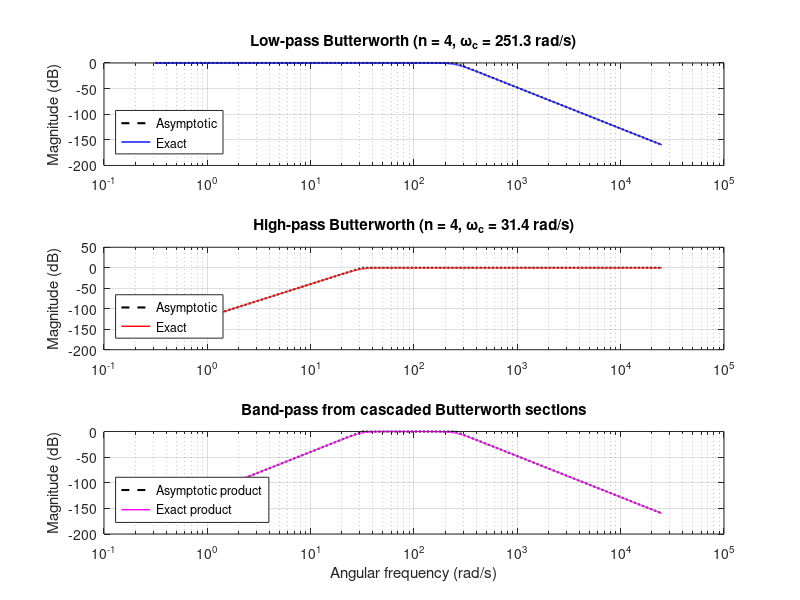

The MATLAB script that drew this image: (Note: this script raises an error after producing the figure.)
% Example: asymptotic construction of a Butterworth band-pass filter
%
% This script uses the asymptotic magnitude responses of complementary
% Butterworth low-pass and high-pass filters and multiplies them to obtain
% a band-pass response. The exact (non-asymptotic) magnitudes are computed
% as well for comparison.

% Filter specifications
n_low  = 4;    % order of the low-pass section
n_high = 4;    % order of the high-pass section
w_low  = 2*pi*5;   % lower cutoff in rad/s
w_high = 2*pi*40;  % upper cutoff in rad/s

f_low  = w_low / (2 * pi);
f_high = w_high / (2 * pi);

% Frequency axis (log spaced to emphasise asymptotic behaviour)
w = logspace(log10(w_low) - 2, log10(w_high) + 2, 2000);

% Asymptotic magnitudes
Hlp_asym = ones(size(w));
mask_high = w > w_high;
Hlp_asym(mask_high) = (w_high ./ w(mask_high)).^n_low;

Hhp_asym = ones(size(w));
mask_low = w < w_low;
Hhp_asym(mask_low) = (w(mask_low) ./ w_low).^n_high;

Hbp_asym = Hlp_asym .* Hhp_asym;

% Exact Butterworth magnitudes for comparison
Hlp_exact = 1 ./ sqrt(1 + (w ./ w_high).^(2 * n_low));
Hhp_exact = (w ./ w_low).^n_high ./ sqrt(1 + (w ./ w_low).^(2 * n_high));
Hbp_exact = Hlp_exact .* Hhp_exact;

% Convert to decibels
mag2db = @(x) 20 * log10(abs(x));

figure;
subplot(3, 1, 1);
semilogx(w, mag2db(Hlp_asym), 'k--', 'LineWidth', 1.5);
hold on;
semilogx(w, mag2db(Hlp_exact), 'b', 'LineWidth', 1);
grid on;
ylabel('Magnitude (dB)');
title(sprintf('Low-pass Butterworth (n = %d, \\omega_c = %.1f rad/s)', n_low, w_high));
legend('Asymptotic', 'Exact', 'Location', 'SouthWest');

subplot(3, 1, 2);
semilogx(w, mag2db(Hhp_asym), 'k--', 'LineWidth', 1.5);
hold on;
semilogx(w, mag2db(Hhp_exact), 'r', 'LineWidth', 1);
grid on;
ylabel('Magnitude (dB)');
title(sprintf('High-pass Butterworth (n = %d, \\omega_c = %.1f rad/s)', n_high, w_low));
legend('Asymptotic', 'Exact', 'Location', 'SouthWest');

subplot(3, 1, 3);
semilogx(w, mag2db(Hbp_asym), 'k--', 'LineWidth', 1.5);
hold on;
semilogx(w, mag2db(Hbp_exact), 'm', 'LineWidth', 1);
grid on;
ylabel('Magnitude (dB)');
xlabel('Angular frequency (rad/s)');
title('Band-pass from cascaded Butterworth sections');
legend('Asymptotic product', 'Exact product', 'Location', 'SouthWest');

sgtitle('Butterworth Band-pass via Asymptotic Factors');

% MATLAB Signal Processing Toolbox comparison
fs = 200;                           % sampling frequency in Hz
assert(fs > 2 * f_high, 'Sampling frequency must exceed twice the upper cutoff.');

n_bp = n_low + n_high;              % overall band-pass order
[b_bp, a_bp] = butter(n_bp, [f_low f_high] / (fs / 2), 'bandpass');

% Frequency response of the digital Butterworth filter
[H_bp_dig, f_dig] = freqz(b_bp, a_bp, 1024, fs);
w_dig = 2 * pi * f_dig;

Hlp_asym_dig = ones(size(w_dig));
mask_high_dig = w_dig > w_high;
Hlp_asym_dig(mask_high_dig) = (w_high ./ w_dig(mask_high_dig)).^n_low;

Hhp_asym_dig = ones(size(w_dig));
mask_low_dig = w_dig < w_low;
Hhp_asym_dig(mask_low_dig) = (w_dig(mask_low_dig) ./ w_low).^n_high;

Hbp_asym_dig = Hlp_asym_dig .* Hhp_asym_dig;
Hbp_exact_dig = (1 ./ sqrt(1 + (w_dig ./ w_high).^(2 * n_low))) .* ...
                ((w_dig ./ w_low).^n_high ./ sqrt(1 + (w_dig ./ w_low).^(2 * n_high)));

figure;
semilogx(f_dig, mag2db(Hbp_asym_dig), 'k--', 'LineWidth', 1.5);
hold on;
semilogx(f_dig, mag2db(Hbp_exact_dig), 'm', 'LineWidth', 1);
semilogx(f_dig, mag2db(H_bp_dig), 'g', 'LineWidth', 1);
grid on;
xlabel('Frequency (Hz)');
ylabel('Magnitude (dB)');
title('Band-pass magnitude comparison (analog asymptotic vs digital butter)');
legend('Asymptotic product', 'Exact product', 'Digital butter()', 'Location', 'SouthWest');

% Apply the digital filter to a composite signal
t = (0:1/fs:2)';
x = sin(2 * pi * 2 * t) + sin(2 * pi * 12 * t) + sin(2 * pi * 60 * t);
y = filter(b_bp, a_bp, x);

N = numel(t);
half = floor(N / 2) + 1;            % use one-sided spectrum
f_fft = fs * (0:half-1) / N;
X_fft = abs(fft(x));
Y_fft = abs(fft(y));

figure;
subplot(2, 1, 1);
plot(t, x, 'b', 'LineWidth', 0.8);
hold on;
plot(t, y, 'r', 'LineWidth', 0.8);
grid on;
xlabel('Time (s)');
ylabel('Amplitude');
title('Time-domain response of digital Butterworth band-pass');
legend('Input signal', 'Filtered output', 'Location', 'SouthWest');

subplot(2, 1, 2);
plot(f_fft, mag2db(X_fft(1:half) + eps), 'b', 'LineWidth', 0.8);
hold on;
plot(f_fft, mag2db(Y_fft(1:half) + eps), 'r', 'LineWidth', 0.8);
grid on;
xlabel('Frequency (Hz)');
ylabel('Magnitude (dB)');
title('Spectrum before and after filtering');
legend('Input spectrum', 'Filtered spectrum', 'Location', 'SouthWest');
axis([0 fs/2 -100 20]);
